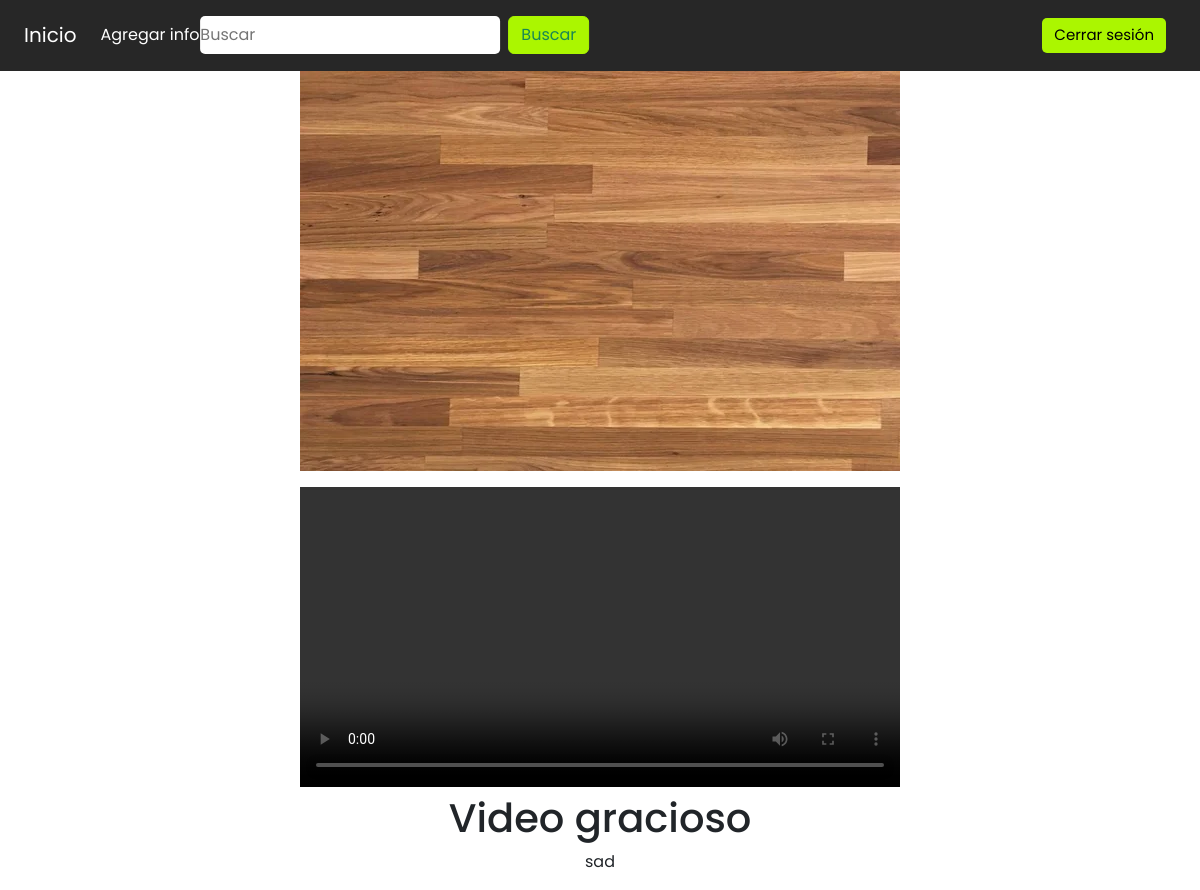
The app's page /login/view/home/verVideo.php?id=39 (signed in) with its own data.
### tables this page shows
CREATE TABLE `videos` (
  `id` int(11) NOT NULL,
  `id_usuario` int(11) DEFAULT NULL,
  `titulo` varchar(255) DEFAULT NULL,
  `descripcion` text DEFAULT NULL,
  `url_video` varchar(255) DEFAULT NULL,
  `url_miniatura` varchar(255) DEFAULT NULL,
  `fecha_subida` timestamp NOT NULL DEFAULT current_timestamp()
);

### login/view/home/verVideo.php (the view, shortened to what this page needs)
<?php
    require_once("c://xampp/htdocs/login/config/db.php");
    require_once("c://xampp/htdocs/login/view/head/header.php");
    if (isset($_GET['id'])) {
        $videoId = $_GET['id'];
        $statement = $pdo->prepare("SELECT * FROM videos WHERE id = :id");
        $statement->bindParam(':id', $videoId);
        $statement->execute();
        $video = $statement->fetch(PDO::FETCH_ASSOC);
    } else {
        echo "ID de video no proporcionado.";
        exit;
    }
?>
<!DOCTYPE html>
<html lang="es">
<head>
    <link href="https://cdn.jsdelivr.net/npm/bootstrap@5.3.0-alpha1/dist/css/bootstrap.min.css" rel="stylesheet">
</head>
<body>
    <div class="container">
    <div class="text-center">
    <img src="<?= htmlspecialchars($video['url_miniatura']); ?>" alt="Miniatura del video" class="img-fluid mb-3">
    <video width="600" controls>
        <source src="<?= htmlspecialchars($video['url_video']); ?>" type="video/mp4">
    </video>
    <h1 class="text-center"><?= htmlspecialchars($video['titulo']); ?></h1>
    <p class="text-center"><?= htmlspecialchars($video['descripcion']); ?></p>
</div>
    </div>
</body>
</html>
<?php
    require_once("c://xampp/htdocs/login/view/head/footer.php");
?>

### login/asset/css/style.css (style rules this page uses)
* { margin: 0; padding: 0; box-sizing: border-box; font-family: "Poppins", sans-serif; }
body { background: #212121; }

### records on screen
videos: url_miniatura (picture), titulo "Video gracioso", descripcion "sad"
